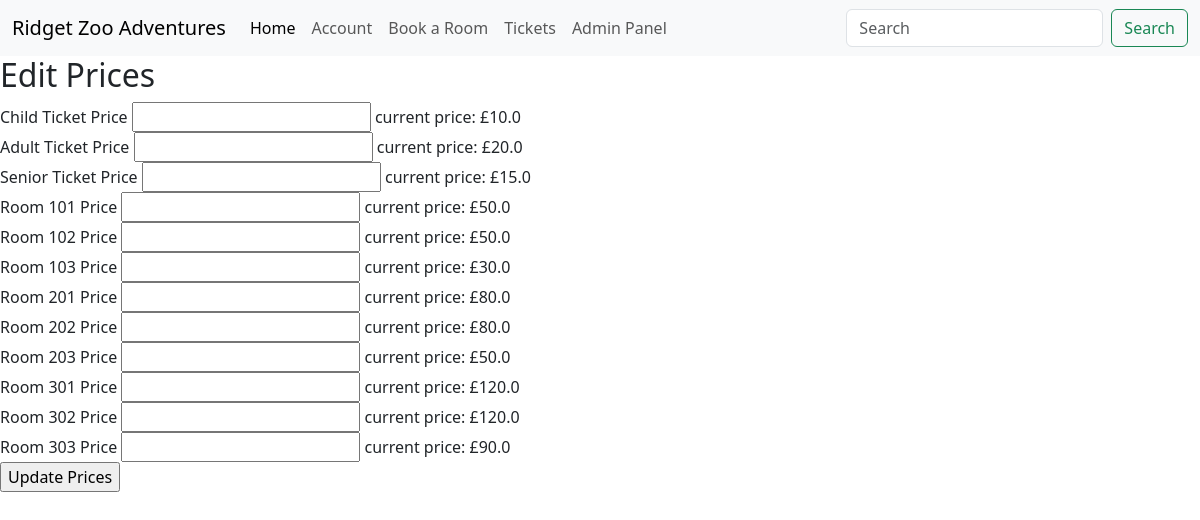
/edit_prices (signed in), run on an earlier commit of the app's database.
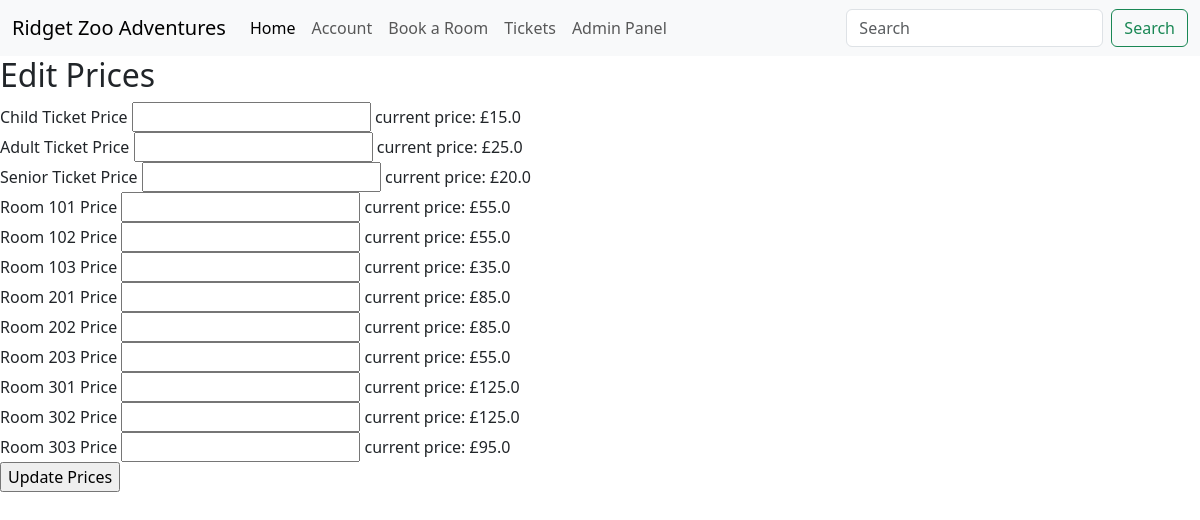
And on a later commit of the database.
### database.py (models this page shows)
class ticket_prices(db.Model):
    price_id = db.Column(db.Integer, primary_key=True)
    child_price = db.Column(db.Float, nullable=False)
    adult_price = db.Column(db.Float, nullable=False)
    senior_price = db.Column(db.Float, nullable=False)

class rooms(db.Model):
    room_id = db.Column(db.Integer, primary_key=True)
    number = db.Column(db.Integer, unique=True, nullable=False)
    type = db.Column(db.String(50), nullable=False)
    capacity = db.Column(db.Integer, nullable=False)
    price_per_night = db.Column(db.Float, nullable=False)
    availability = db.Column(db.Boolean, default=True)

### routes.py (the view)
@routes_blueprint.route('/edit_prices', methods=['POST', 'GET'])
@login_required
def edit_prices():
    if not current_user.is_admin:
        flash('Access denied. Admins only.', 'error')
        return redirect(url_for('routes.index'))
    form = EditPricesForm()
    session['current_prices'] = {
        'child_price': ticket_prices.query.first().child_price,
        'adult_price': ticket_prices.query.first().adult_price,
        'senior_price': ticket_prices.query.first().senior_price,
        'room_101_price': rooms.query.filter_by(number=101).first().price_per_night,
        'room_102_price': rooms.query.filter_by(number=102).first().price_per_night,
        'room_103_price': rooms.query.filter_by(number=103).first().price_per_night,
        'room_201_price': rooms.query.filter_by(number=201).first().price_per_night,
        'room_202_price': rooms.query.filter_by(number=202).first().price_per_night,
        'room_203_price': rooms.query.filter_by(number=203).first().price_per_night,
        'room_301_price': rooms.query.filter_by(number=301).first().price_per_night,
        'room_302_price': rooms.query.filter_by(number=302).first().price_per_night,
        'room_303_price': rooms.query.filter_by(number=303).first().price_per_night
        }
    print(session['current_prices'])
    if form.validate_on_submit():
        child_price = float(form.child_price.data)
        adult_price = float(form.adult_price.data)
        senior_price = float(form.senior_price.data)
        room_101_price = float(form.room_101_price.data)
        room_102_price = float(form.room_102_price.data)
        room_103_price = float(form.room_103_price.data)
        room_201_price = float(form.room_201_price.data)
        room_202_price = float(form.room_202_price.data)
        room_203_price = float(form.room_203_price.data)
        room_301_price = float(form.room_301_price.data)
        room_302_price = float(form.room_302_price.data)
        room_303_price = float(form.room_303_price.data)
        current_ticket_prices = ticket_prices.query.first()
        db.session.delete(current_ticket_prices)
        new_ticket_prices = ticket_prices(
            child_price=child_price,
            adult_price=adult_price,
            senior_price=senior_price
        )
        db.session.add(new_ticket_prices)
        room_101 = rooms.query.filter_by(number=101).first()
        room_101.price_per_night = room_101_price
        room_102 = rooms.query.filter_by(number=102).first()
        room_102.price_per_night = room_102_price
        room_103 = rooms.query.filter_by(number=103).first()
        room_103.price_per_night = room_103_price
        room_201 = rooms.query.filter_by(number=201).first()
        room_201.price_per_night = room_201_price
        room_202 = rooms.query.filter_by(number=202).first()
        room_202.price_per_night = room_202_price
        room_203 = rooms.query.filter_by(number=203).first()
        room_203.price_per_night = room_203_price
        room_301 = rooms.query.filter_by(number=301).first()
        room_301.price_per_night = room_301_price
        room_302 = rooms.query.filter_by(number=302).first()
        room_302.price_per_night = room_302_price
        room_303 = rooms.query.filter_by(number=303).first()
        room_303.price_per_night = room_303_price
        db.session.commit()
        flash('Room prices updated successfully.', 'success')
    else:
        print("Form validation failed:")
        print(form.errors)
    db.session.commit()
    return render_template('edit_prices.html', form=form, current_prices=session.get('current_prices', {}))

### mock.py (called while the page is built)
@login_manager.user_loader
def load_user(user_id):
    return User.query.get(int(user_id))

### templates/edit_prices.html (shortened to what this page needs)
{% extends "base.html" %}
{% block content %}
<h2>Edit Prices</h2>
<form method="POST">
    <div>{{ form.child_price.label }}     {{ form.child_price() }}    current price: £{{ current_prices['child_price'] }}</div>
    <div>{{ form.adult_price.label }}     {{ form.adult_price() }}    current price: £{{ current_prices['adult_price'] }}</div>
    <div>{{ form.senior_price.label }}    {{ form.senior_price() }}   current price: £{{ current_prices['senior_price'] }}</div>
    <div> {{ form.room_101_price.label }} {{ form.room_101_price() }} current price: £{{ current_prices['room_101_price'] }} </div>
    <div> {{ form.room_102_price.label }} {{ form.room_102_price() }} current price: £{{ current_prices['room_102_price'] }} </div>
    <div> {{ form.room_103_price.label }} {{ form.room_103_price() }} current price: £{{ current_prices['room_103_price'] }} </div>
    <div> {{ form.room_201_price.label }} {{ form.room_201_price() }} current price: £{{ current_prices['room_201_price'] }} </div>
    <div> {{ form.room_202_price.label }} {{ form.room_202_price() }} current price: £{{ current_prices['room_202_price'] }} </div>
    <div> {{ form.room_203_price.label }} {{ form.room_203_price() }} current price: £{{ current_prices['room_203_price'] }} </div>
    <div> {{ form.room_301_price.label }} {{ form.room_301_price() }} current price: £{{ current_prices['room_301_price'] }} </div>
    <div> {{ form.room_302_price.label }} {{ form.room_302_price() }} current price: £{{ current_prices['room_302_price'] }} </div>
    <div> {{ form.room_303_price.label }} {{ form.room_303_price() }} current price: £{{ current_prices['room_303_price'] }} </div>
    <div>
        <input type="submit" value="Update Prices">
    </div>
</form>
{% endblock %}

What changed in the data, as far as the page shows it:
removed ticket_prices: child_price "10.0", adult_price "20.0", senior_price "15.0"
added ticket_prices: child_price "15.0", adult_price "25.0", senior_price "20.0"
changed rooms (number 1 of 9 on the later page): room_101_price "50.0" → "55.0"
changed rooms (number 2 of 9 on the later page): room_102_price "50.0" → "55.0"
changed rooms (number 3 of 9 on the later page): room_103_price "30.0" → "35.0"
changed rooms (number 4 of 9 on the later page): room_201_price "80.0" → "85.0"
changed rooms (number 5 of 9 on the later page): room_202_price "80.0" → "85.0"
changed rooms (number 6 of 9 on the later page): room_203_price "50.0" → "55.0"
changed rooms (number 7 of 9 on the later page): room_301_price "120.0" → "125.0"
changed rooms (number 8 of 9 on the later page): room_302_price "120.0" → "125.0"
changed rooms (number 9 of 9 on the later page): room_303_price "90.0" → "95.0"
